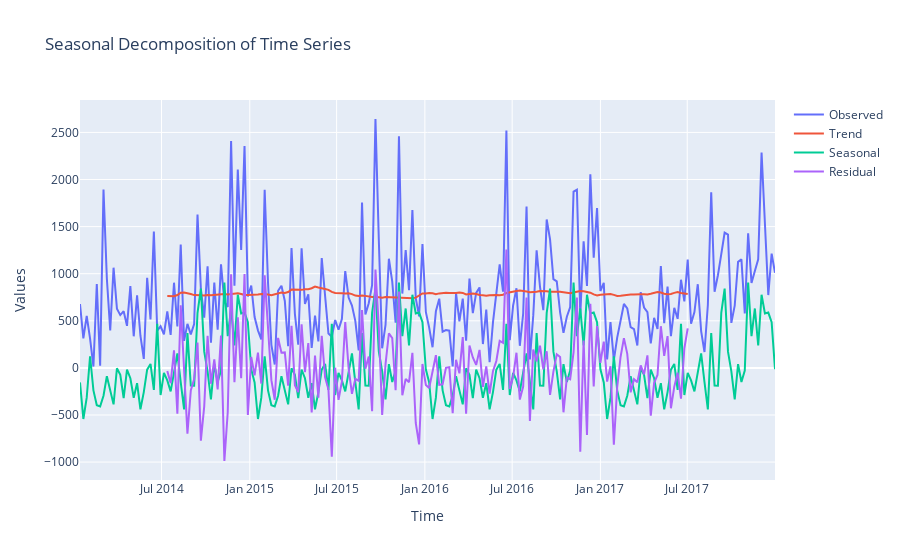

Notebook code cell kept with this figure:
### Markdown cell above
# Interactive Chart

### Code cell
import statsmodels.api as sm
import plotly.graph_objects as go

# Assuming you have defined the 'y' time series already
# y = furniture['Sales'].resample('MS').mean()

# Perform seasonal decomposition
decomposition = sm.tsa.seasonal_decompose(y, model='additive')

# Create an interactive plot using plotly
fig = go.Figure()

# Plot the observed data
fig.add_trace(go.Scatter(x=y.index, y=y, mode='lines', name='Observed'))

# Plot the trend component
fig.add_trace(go.Scatter(x=y.index, y=decomposition.trend, mode='lines', name='Trend'))

# Plot the seasonal component
fig.add_trace(go.Scatter(x=y.index, y=decomposition.seasonal, mode='lines', name='Seasonal'))

# Plot the residual component
fig.add_trace(go.Scatter(x=y.index, y=decomposition.resid, mode='lines', name='Residual'))

# Add a title and axis labels
fig.update_layout(title='Seasonal Decomposition of Time Series', xaxis_title='Time', yaxis_title='Values')

# Show the interactive plot
fig.show()

### Figure 1 — Plotly figure (JSON) as saved in the notebook; plotly's stock layout.template omitted (floating-point values rounded to 4 significant figures; data arrays with more than 128 entries replaced by an {"elided": "..."} marker saying what was removed)
{"data": [{"mode": "lines", "name": "Observed", "type": "scatter", "x": {"elided": "208 str values"}, "y": {"elided": "208 float values"}}, {"mode": "lines", "name": "Trend", "type": "scatter", "x": {"elided": "208 str values"}, "y": {"elided": "208 float values"}}, {"mode": "lines", "name": "Seasonal", "type": "scatter", "x": {"elided": "208 str values"}, "y": {"elided": "208 float values"}}, {"mode": "lines", "name": "Residual", "type": "scatter", "x": {"elided": "208 str values"}, "y": {"elided": "208 float values"}}], "layout": {"title": {"text": "Seasonal Decomposition of Time Series"}, "xaxis": {"title": {"text": "Time"}}, "yaxis": {"title": {"text": "Values"}}}}
